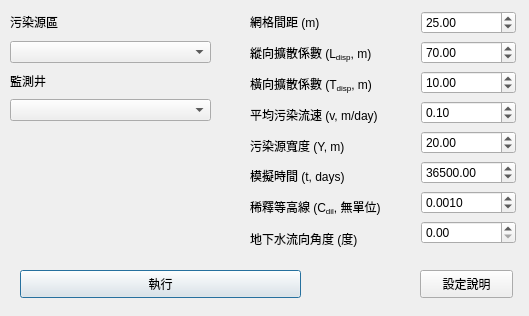
<?xml version="1.0" encoding="UTF-8"?>
<ui version="4.0">
 <class>MemoModelDialogBase</class>
 <widget class="QDialog" name="MemoModelDialogBase">
  <property name="geometry">
   <rect>
    <x>0</x>
    <y>0</y>
    <width>529</width>
    <height>316</height>
   </rect>
  </property>
  <property name="windowTitle">
   <string>MEMO Groundwater Network Design</string>
  </property>
  <widget class="QPushButton" name="btnRun">
   <property name="geometry">
    <rect>
     <x>20</x>
     <y>270</y>
     <width>281</width>
     <height>28</height>
    </rect>
   </property>
   <property name="text">
    <string>執行</string>
   </property>
  </widget>
  <widget class="QPushButton" name="btnHelp">
   <property name="geometry">
    <rect>
     <x>420</x>
     <y>270</y>
     <width>93</width>
     <height>28</height>
    </rect>
   </property>
   <property name="text">
    <string>設定說明</string>
   </property>
  </widget>
  <widget class="QWidget" name="">
   <property name="geometry">
    <rect>
     <x>250</x>
     <y>10</y>
     <width>164</width>
     <height>241</height>
    </rect>
   </property>
   <layout class="QGridLayout" name="gridLayout_3">
    <item row="0" column="0">
     <widget class="QLabel" name="label_10">
      <property name="text">
       <string>網格間距 (m)</string>
      </property>
      <property name="textFormat">
       <enum>Qt::RichText</enum>
      </property>
     </widget>
    </item>
    <item row="1" column="0">
     <widget class="QLabel" name="label">
      <property name="text">
       <string>縱向擴散係數 (L&lt;sub&gt;disp&lt;/sub&gt;, m)</string>
      </property>
      <property name="textFormat">
       <enum>Qt::RichText</enum>
      </property>
     </widget>
    </item>
    <item row="2" column="0">
     <widget class="QLabel" name="label_2">
      <property name="text">
       <string>橫向擴散係數 (T&lt;sub&gt;disp&lt;/sub&gt;, m)</string>
      </property>
      <property name="textFormat">
       <enum>Qt::RichText</enum>
      </property>
     </widget>
    </item>
    <item row="3" column="0">
     <widget class="QLabel" name="label_3">
      <property name="text">
       <string>平均污染流速 (v, m/day)</string>
      </property>
      <property name="textFormat">
       <enum>Qt::RichText</enum>
      </property>
     </widget>
    </item>
    <item row="4" column="0">
     <widget class="QLabel" name="label_4">
      <property name="text">
       <string>污染源寬度 (Y, m)</string>
      </property>
      <property name="textFormat">
       <enum>Qt::RichText</enum>
      </property>
     </widget>
    </item>
    <item row="5" column="0">
     <widget class="QLabel" name="label_5">
      <property name="text">
       <string>模擬時間 (t, days)</string>
      </property>
      <property name="textFormat">
       <enum>Qt::RichText</enum>
      </property>
     </widget>
    </item>
    <item row="6" column="0">
     <widget class="QLabel" name="label_6">
      <property name="text">
       <string>稀釋等高線 (C&lt;sub&gt;dil&lt;/sub&gt;, 無單位)</string>
      </property>
      <property name="textFormat">
       <enum>Qt::RichText</enum>
      </property>
     </widget>
    </item>
    <item row="7" column="0">
     <widget class="QLabel" name="label_9">
      <property name="text">
       <string>地下水流向角度 (度)</string>
      </property>
     </widget>
    </item>
   </layout>
  </widget>
  <widget class="QWidget" name="">
   <property name="geometry">
    <rect>
     <x>421</x>
     <y>10</y>
     <width>95</width>
     <height>243</height>
    </rect>
   </property>
   <layout class="QGridLayout" name="gridLayout">
    <item row="0" column="0">
     <widget class="QDoubleSpinBox" name="spin_GridSize">
      <property name="minimum">
       <double>1.000000000000000</double>
      </property>
      <property name="maximum">
       <double>100.000000000000000</double>
      </property>
      <property name="value">
       <double>25.000000000000000</double>
      </property>
     </widget>
    </item>
    <item row="1" column="0">
     <widget class="QDoubleSpinBox" name="spin_LDisp">
      <property name="value">
       <double>70.000000000000000</double>
      </property>
     </widget>
    </item>
    <item row="2" column="0">
     <widget class="QDoubleSpinBox" name="spin_TDisp">
      <property name="value">
       <double>10.000000000000000</double>
      </property>
     </widget>
    </item>
    <item row="3" column="0">
     <widget class="QDoubleSpinBox" name="spin_V">
      <property name="value">
       <double>0.100000000000000</double>
      </property>
     </widget>
    </item>
    <item row="4" column="0">
     <widget class="QDoubleSpinBox" name="spin_Y">
      <property name="value">
       <double>20.000000000000000</double>
      </property>
     </widget>
    </item>
    <item row="5" column="0">
     <widget class="QDoubleSpinBox" name="spin_Time">
      <property name="maximum">
       <double>1000000.000000000000000</double>
      </property>
      <property name="value">
       <double>36500.000000000000000</double>
      </property>
     </widget>
    </item>
    <item row="6" column="0">
     <widget class="QDoubleSpinBox" name="spin_CDil">
      <property name="decimals">
       <number>4</number>
      </property>
      <property name="value">
       <double>0.001000000000000</double>
      </property>
     </widget>
    </item>
    <item row="7" column="0">
     <widget class="QDoubleSpinBox" name="spin_Angle">
      <property name="maximum">
       <double>360.000000000000000</double>
      </property>
     </widget>
    </item>
   </layout>
  </widget>
  <widget class="QWidget" name="">
   <property name="geometry">
    <rect>
     <x>10</x>
     <y>10</y>
     <width>201</width>
     <height>111</height>
    </rect>
   </property>
   <layout class="QGridLayout" name="gridLayout_2">
    <item row="1" column="0">
     <widget class="QgsMapLayerComboBox" name="combo_SourceLayer"/>
    </item>
    <item row="0" column="0">
     <widget class="QLabel" name="label_7">
      <property name="text">
       <string>污染源區</string>
      </property>
      <property name="textFormat">
       <enum>Qt::RichText</enum>
      </property>
     </widget>
    </item>
    <item row="4" column="0">
     <widget class="QgsMapLayerComboBox" name="combo_WellLayer"/>
    </item>
    <item row="2" column="0">
     <widget class="QLabel" name="label_8">
      <property name="text">
       <string>監測井</string>
      </property>
      <property name="textFormat">
       <enum>Qt::RichText</enum>
      </property>
     </widget>
    </item>
   </layout>
  </widget>
 </widget>
 <customwidgets>
  <customwidget>
   <class>QgsMapLayerComboBox</class>
   <extends>QComboBox</extends>
   <header>qgsmaplayercombobox.h</header>
  </customwidget>
 </customwidgets>
 <resources/>
 <connections/>
</ui>
